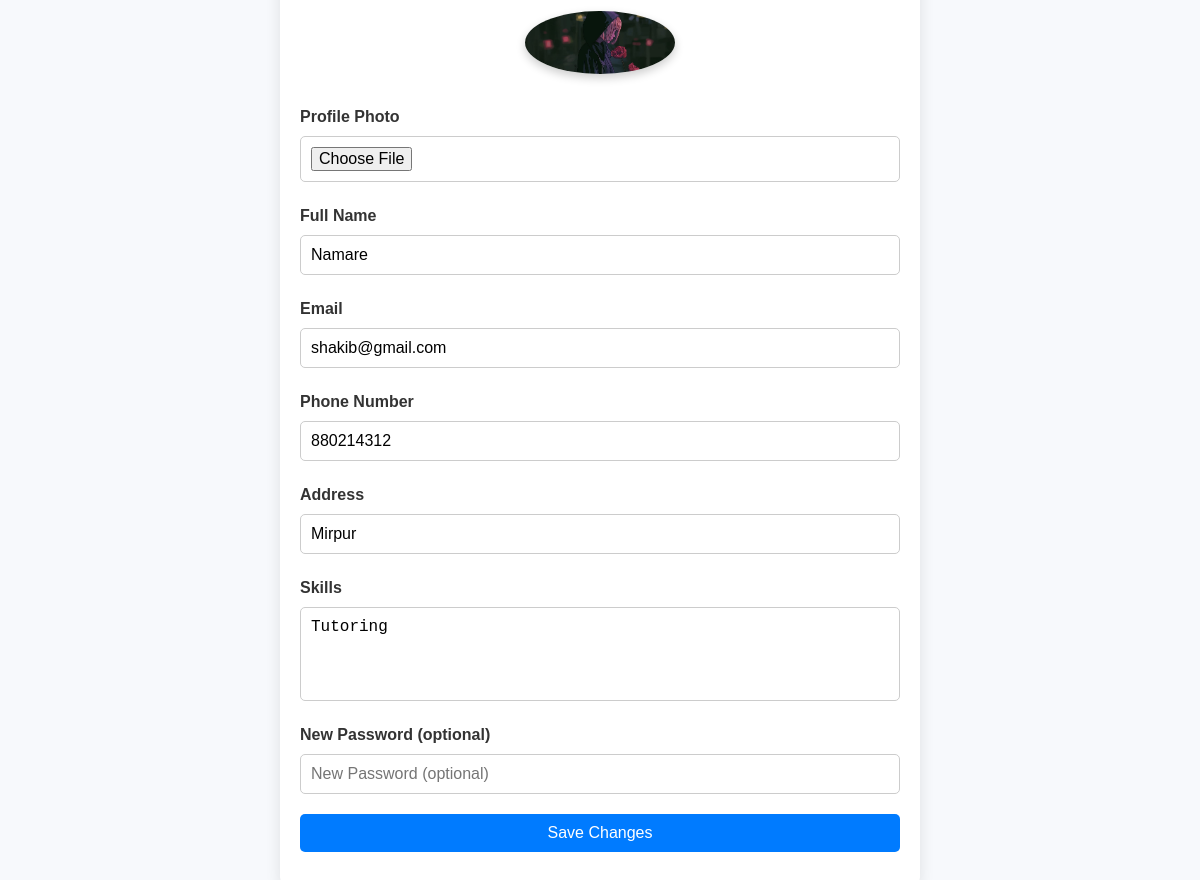
Page /edit_helper_profile.php (signed in) on the committed database.
### tables this page shows
CREATE TABLE `helpers` (
  `helper_id` int NOT NULL AUTO_INCREMENT,
  `name` varchar(255) NOT NULL,
  `email` varchar(255) NOT NULL,
  `password_hash` varchar(255) NOT NULL,
  `phone_number` varchar(15) DEFAULT NULL,
  `address` text,
  `skills` text,
  `rating` decimal(3,2) DEFAULT '0.00',
  `profile_photo` text,
  `created_at` timestamp NULL DEFAULT CURRENT_TIMESTAMP,
  `updated_at` timestamp NULL DEFAULT CURRENT_TIMESTAMP ON UPDATE CURRENT_TIMESTAMP,
  `verification_status` enum('pending','verified','rejected') DEFAULT 'pending',
  `verified_by` int DEFAULT NULL,
  `status` enum('active','suspended','deactivated') DEFAULT 'active',
  PRIMARY KEY (`helper_id`),
  UNIQUE KEY `email` (`email`),
  KEY `verified_by` (`verified_by`),
  CONSTRAINT `helpers_ibfk_1` FOREIGN KEY (`verified_by`) REFERENCES `admins` (`admin_id`)
);

### edit_helper_profile.php (the view, shortened to what this page needs)
<?php
include 'dbconnect.php';
$helper_id = $_SESSION['helper_id'];
$sql = "SELECT * FROM helpers WHERE helper_id = ?";
$stmt = $conn->prepare($sql);
$stmt->bind_param('i', $helper_id);
$stmt->execute();
$result = $stmt->get_result();
$helper = $result->fetch_assoc();
?>
<!DOCTYPE html>
<html lang="en">
<head>
    <link rel="stylesheet" href="styles.css">
</head>
<body>
<div class="container">
    <form method="POST" enctype="multipart/form-data">
        <div class="profile-photo-preview">
            <img id="profile-photo-preview" src="<?php echo htmlspecialchars($helper['profile_photo'] ?? 'img/default-avatar.png'); ?>" alt="Profile Photo">
        </div>
        <label for="profile_photo">Profile Photo</label>
        <input type="file" id="profile_photo" name="profile_photo" accept="image/*" onchange="previewImage(event)">
        <label for="name">Full Name</label>
        <input type="text" id="name" name="name" placeholder="Full Name" value="<?php echo htmlspecialchars($helper['name'] ?? ''); ?>" required>
        <label for="email">Email</label>
        <input type="email" id="email" name="email" placeholder="Email" value="<?php echo htmlspecialchars($helper['email'] ?? ''); ?>" required>
        <label for="phone">Phone Number</label>
        <input type="text" id="phone" name="phone" placeholder="Phone Number" value="<?php echo htmlspecialchars($helper['phone_number'] ?? ''); ?>" required>
        <label for="address">Address</label>
        <input type="text" id="address" name="address" placeholder="Address" value="<?php echo htmlspecialchars($helper['address'] ?? ''); ?>" required>
        <label for="skills">Skills</label>
        <textarea id="skills" name="skills" placeholder="Skills (e.g., tutoring, cleaning)" rows="4" required><?php echo htmlspecialchars($helper['skills'] ?? ''); ?></textarea>
        <label for="password">New Password (optional)</label>
        <input type="password" id="password" name="password" placeholder="New Password (optional)">
        <button type="submit">Save Changes</button>
    </form>
</div>
</body>
</html>

### styles.css (style rules this page uses)
body { font-family: Arial, sans-serif; margin: 0; padding: 0; background-color: #121212; color: white; }

### edit_helper_profile.php (style rules this page uses)
body { font-family: Arial, sans-serif; margin: 0; padding: 0; background-color: #f7f9fc; display: flex; justify-content: center; align-items: center; height: 100vh; }
.container { max-width: 600px; width: 100%; background: white; padding: 20px; border-radius: 10px; box-shadow: 0 4px 15px rgba(0, 0, 0, 0.1); }
form { display: flex; flex-direction: column; }
label { font-weight: bold; margin: 10px 0 5px; color:#333; }
input, textarea, button { margin: 5px 0 15px; padding: 10px; font-size: 16px; border: 1px solid #ccc; border-radius: 5px; }
textarea { resize: none; }
button { background-color: #007bff; color: white; border: none; cursor: pointer; transition: background-color 0.3s; }
.profile-photo-preview { text-align: center; margin-bottom: 20px; }
.profile-photo-preview img { max-width: 150px; height: auto; border-radius: 50%; box-shadow: 0 4px 10px rgba(0, 0, 0, 0.2); }

### rows in the picture
helpers: profile_photo (picture), name "Namare", email "shakib@gmail.com", phone "880214312", address "Mirpur", skills "Tutoring"
